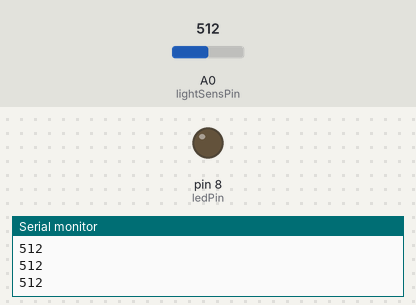
The sketch below on a simulated Arduino Uno, built with avr-gcc and run on an emulated ATmega328P. Shown: output pins drawn as LEDs (lit = HIGH), the last lines printed to the serial monitor. The inputs (shaded band) are chosen by the test bench; at power-on: A0 (lightSensPin) = 512.

Above: at 1.2 s.
1.3 s: A0 (lightSensPin) set to 309
2.8 s: A0 (lightSensPin) set to 283
At 3.9 s:
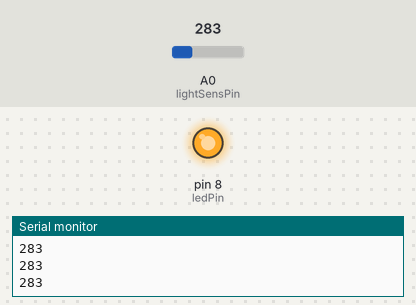
4.3 s: A0 (lightSensPin) set to 306
At 5.2 s:
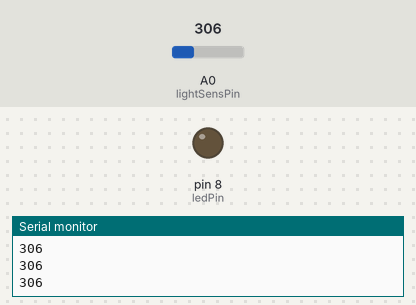
5.9 s: A0 (lightSensPin) set to 122
At 6.5 s:
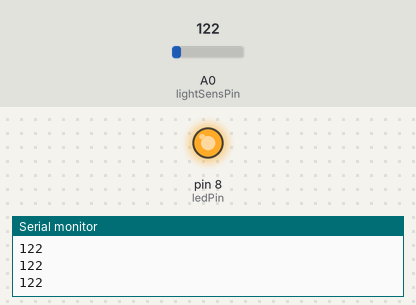
Timing chart, 0 to 8.5 s (numbered marks = the images above; inputs shaded):
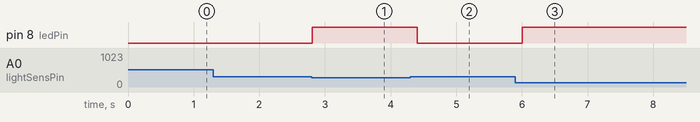

The sketch:

lightSens.ino
```cpp
int ledPin = 8;
int lightSensPin = 0;
int val = 0;
int valuel = 300;

void setup() {
  // put your setup code here, to run once:
  pinMode(ledPin, OUTPUT);
  Serial.begin(9600);
}

void loop() {
  // put your main code here, to run repeatedly:

  val = analogRead(lightSensPin);

  Serial.print(val);
  Serial.print("\n");

  if(val<valuel){
    digitalWrite(ledPin, HIGH);
    } else {
      digitalWrite(ledPin, LOW);
      }
      delay(200);
}
```

Measured:
- the behaviour switches between 300 and 299 on A0 (lightSensPin) (found by bisection; images 0 and 1)
- after the input at 2.8 s, pin 8 (ledPin): LOW → HIGH at once
- after the input at 4.3 s, pin 8 (ledPin): HIGH → LOW after 0.11 s
- after the input at 5.9 s, pin 8 (ledPin): LOW → HIGH after 0.11 s
